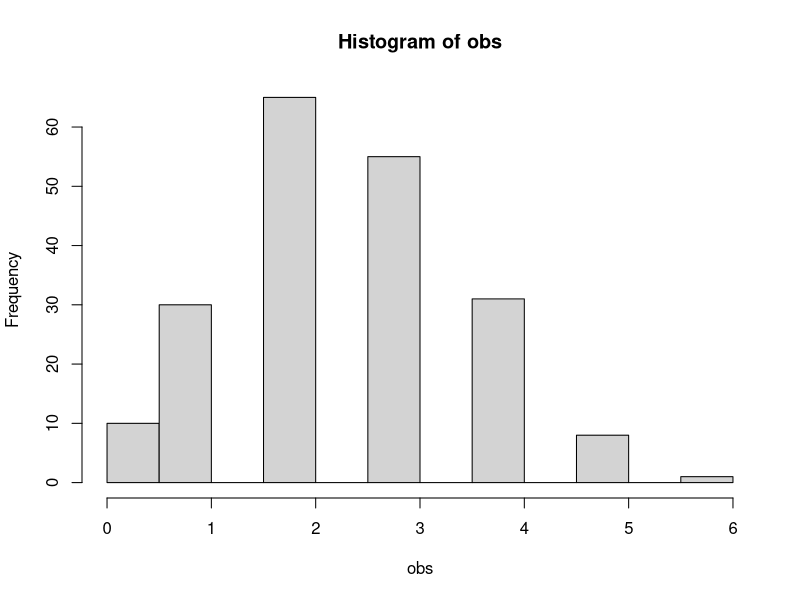
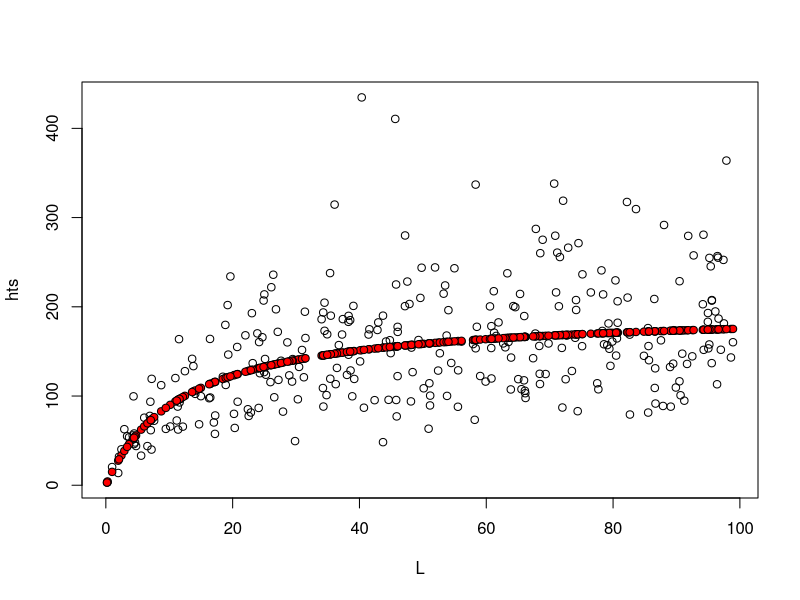
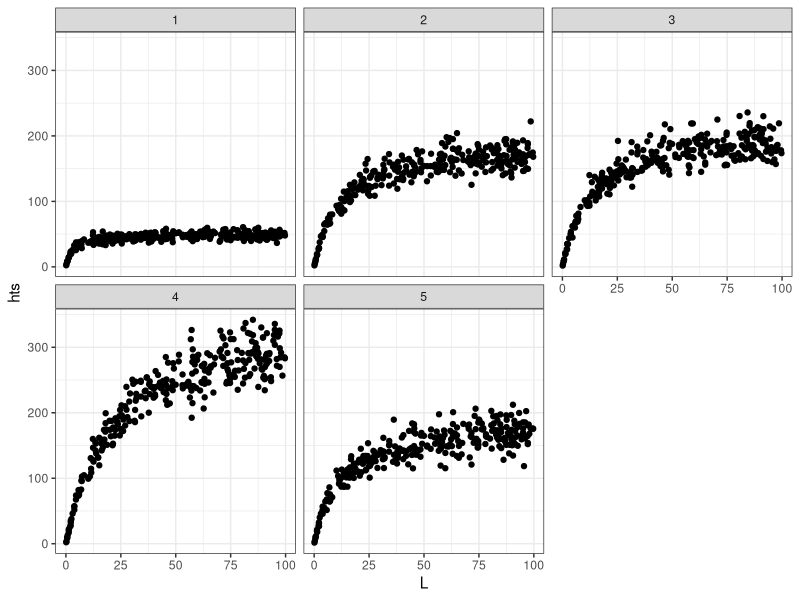

These figures' R source, in order:
## ---- chunk 1
theta_post <- rbeta(200, 
                    22, 32)
obs <- rbinom(n = 200, 
              size = 6, 
              theta_post)
hist(obs, breaks = 20)
## ---- chunk 2

## ---- chunk 3
L <- runif(300, 0.1, 100)
mean <- 196.4 * L / (196.4 / 16.4 + L)
hts <- rlnorm(300, log(mean), 0.36)
plot(L, hts)
points(L, mean, bg = "red", pch = 21)
## ---- chunk 4
sp <- 1:5
a_sp <- 196.4 + rnorm(5, mean = 0, sd = 70)
L <- runif(300, 0.1, 100)
suppressPackageStartupMessages(library(tidyverse))
expand_grid(sp,L) %>% 
  mutate(mean_ht = a_sp[sp] * L / (a_sp[sp] / 16.4 + L),
         hts = rlnorm(5*300, log(mean_ht), 0.1)) %>% 
  ggplot(aes(x = L, y = hts)) + facet_wrap(~sp) + geom_point() + 
  theme_bw()
